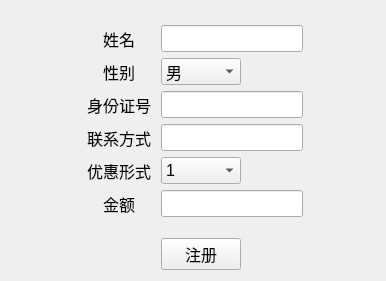
<?xml version="1.0" encoding="UTF-8"?>
<ui version="4.0">
 <class>VipRegisterUI</class>
 <widget class="QWidget" name="VipRegisterUI">
  <property name="geometry">
   <rect>
    <x>0</x>
    <y>0</y>
    <width>386</width>
    <height>281</height>
   </rect>
  </property>
  <property name="windowTitle">
   <string>会员注册</string>
  </property>
  <layout class="QGridLayout" name="gridLayout">
   <item row="1" column="1">
    <widget class="QLabel" name="label">
     <property name="font">
      <font>
       <pointsize>12</pointsize>
      </font>
     </property>
     <property name="text">
      <string>姓名</string>
     </property>
     <property name="alignment">
      <set>Qt::AlignCenter</set>
     </property>
    </widget>
   </item>
   <item row="1" column="2" colspan="2">
    <widget class="QLineEdit" name="lineEditName">
     <property name="font">
      <font>
       <pointsize>12</pointsize>
      </font>
     </property>
    </widget>
   </item>
   <item row="2" column="1">
    <widget class="QLabel" name="label_2">
     <property name="font">
      <font>
       <pointsize>12</pointsize>
      </font>
     </property>
     <property name="text">
      <string>性别</string>
     </property>
     <property name="alignment">
      <set>Qt::AlignCenter</set>
     </property>
    </widget>
   </item>
   <item row="2" column="2">
    <widget class="QComboBox" name="comboBoxSex">
     <property name="font">
      <font>
       <pointsize>12</pointsize>
      </font>
     </property>
     <property name="layoutDirection">
      <enum>Qt::LeftToRight</enum>
     </property>
     <item>
      <property name="text">
       <string>男</string>
      </property>
     </item>
     <item>
      <property name="text">
       <string>女</string>
      </property>
     </item>
    </widget>
   </item>
   <item row="3" column="1">
    <widget class="QLabel" name="label_3">
     <property name="font">
      <font>
       <pointsize>12</pointsize>
      </font>
     </property>
     <property name="text">
      <string>身份证号</string>
     </property>
     <property name="alignment">
      <set>Qt::AlignCenter</set>
     </property>
    </widget>
   </item>
   <item row="3" column="2" colspan="2">
    <widget class="QLineEdit" name="lineEditCardId">
     <property name="font">
      <font>
       <pointsize>12</pointsize>
      </font>
     </property>
    </widget>
   </item>
   <item row="4" column="1">
    <widget class="QLabel" name="label_4">
     <property name="font">
      <font>
       <pointsize>12</pointsize>
      </font>
     </property>
     <property name="text">
      <string>联系方式</string>
     </property>
     <property name="alignment">
      <set>Qt::AlignCenter</set>
     </property>
    </widget>
   </item>
   <item row="4" column="2" colspan="2">
    <widget class="QLineEdit" name="lineEditPhone">
     <property name="font">
      <font>
       <pointsize>12</pointsize>
      </font>
     </property>
    </widget>
   </item>
   <item row="5" column="1">
    <widget class="QLabel" name="label_5">
     <property name="font">
      <font>
       <pointsize>12</pointsize>
      </font>
     </property>
     <property name="text">
      <string>优惠形式</string>
     </property>
     <property name="alignment">
      <set>Qt::AlignCenter</set>
     </property>
    </widget>
   </item>
   <item row="5" column="2">
    <widget class="QComboBox" name="comboBoxType">
     <property name="font">
      <font>
       <pointsize>12</pointsize>
      </font>
     </property>
     <property name="layoutDirection">
      <enum>Qt::LeftToRight</enum>
     </property>
     <item>
      <property name="text">
       <string>1</string>
      </property>
     </item>
     <item>
      <property name="text">
       <string>2</string>
      </property>
     </item>
    </widget>
   </item>
   <item row="6" column="1">
    <widget class="QLabel" name="label_6">
     <property name="font">
      <font>
       <pointsize>12</pointsize>
      </font>
     </property>
     <property name="text">
      <string>金额</string>
     </property>
     <property name="alignment">
      <set>Qt::AlignCenter</set>
     </property>
    </widget>
   </item>
   <item row="6" column="2" colspan="2">
    <widget class="QLineEdit" name="lineEditBalance">
     <property name="font">
      <font>
       <pointsize>12</pointsize>
      </font>
     </property>
    </widget>
   </item>
   <item row="8" column="1">
    <spacer name="horizontalSpacer">
     <property name="orientation">
      <enum>Qt::Horizontal</enum>
     </property>
     <property name="sizeHint" stdset="0">
      <size>
       <width>40</width>
       <height>20</height>
      </size>
     </property>
    </spacer>
   </item>
   <item row="8" column="2">
    <widget class="QPushButton" name="pushButtonRegister">
     <property name="font">
      <font>
       <pointsize>12</pointsize>
      </font>
     </property>
     <property name="text">
      <string>注册</string>
     </property>
    </widget>
   </item>
   <item row="1" column="4">
    <spacer name="horizontalSpacer_2">
     <property name="orientation">
      <enum>Qt::Horizontal</enum>
     </property>
     <property name="sizeHint" stdset="0">
      <size>
       <width>40</width>
       <height>20</height>
      </size>
     </property>
    </spacer>
   </item>
   <item row="2" column="4">
    <spacer name="horizontalSpacer_3">
     <property name="orientation">
      <enum>Qt::Horizontal</enum>
     </property>
     <property name="sizeHint" stdset="0">
      <size>
       <width>40</width>
       <height>20</height>
      </size>
     </property>
    </spacer>
   </item>
   <item row="3" column="4">
    <spacer name="horizontalSpacer_4">
     <property name="orientation">
      <enum>Qt::Horizontal</enum>
     </property>
     <property name="sizeHint" stdset="0">
      <size>
       <width>40</width>
       <height>20</height>
      </size>
     </property>
    </spacer>
   </item>
   <item row="4" column="4">
    <spacer name="horizontalSpacer_5">
     <property name="orientation">
      <enum>Qt::Horizontal</enum>
     </property>
     <property name="sizeHint" stdset="0">
      <size>
       <width>40</width>
       <height>20</height>
      </size>
     </property>
    </spacer>
   </item>
   <item row="5" column="4">
    <spacer name="horizontalSpacer_6">
     <property name="orientation">
      <enum>Qt::Horizontal</enum>
     </property>
     <property name="sizeHint" stdset="0">
      <size>
       <width>40</width>
       <height>20</height>
      </size>
     </property>
    </spacer>
   </item>
   <item row="6" column="4">
    <spacer name="horizontalSpacer_7">
     <property name="orientation">
      <enum>Qt::Horizontal</enum>
     </property>
     <property name="sizeHint" stdset="0">
      <size>
       <width>40</width>
       <height>20</height>
      </size>
     </property>
    </spacer>
   </item>
   <item row="8" column="4">
    <spacer name="horizontalSpacer_8">
     <property name="orientation">
      <enum>Qt::Horizontal</enum>
     </property>
     <property name="sizeHint" stdset="0">
      <size>
       <width>40</width>
       <height>20</height>
      </size>
     </property>
    </spacer>
   </item>
   <item row="1" column="0">
    <spacer name="horizontalSpacer_9">
     <property name="orientation">
      <enum>Qt::Horizontal</enum>
     </property>
     <property name="sizeHint" stdset="0">
      <size>
       <width>40</width>
       <height>20</height>
      </size>
     </property>
    </spacer>
   </item>
   <item row="3" column="0">
    <spacer name="horizontalSpacer_10">
     <property name="orientation">
      <enum>Qt::Horizontal</enum>
     </property>
     <property name="sizeHint" stdset="0">
      <size>
       <width>40</width>
       <height>20</height>
      </size>
     </property>
    </spacer>
   </item>
   <item row="2" column="0">
    <spacer name="horizontalSpacer_11">
     <property name="orientation">
      <enum>Qt::Horizontal</enum>
     </property>
     <property name="sizeHint" stdset="0">
      <size>
       <width>40</width>
       <height>20</height>
      </size>
     </property>
    </spacer>
   </item>
   <item row="4" column="0">
    <spacer name="horizontalSpacer_12">
     <property name="orientation">
      <enum>Qt::Horizontal</enum>
     </property>
     <property name="sizeHint" stdset="0">
      <size>
       <width>40</width>
       <height>20</height>
      </size>
     </property>
    </spacer>
   </item>
   <item row="5" column="0">
    <spacer name="horizontalSpacer_13">
     <property name="orientation">
      <enum>Qt::Horizontal</enum>
     </property>
     <property name="sizeHint" stdset="0">
      <size>
       <width>40</width>
       <height>20</height>
      </size>
     </property>
    </spacer>
   </item>
   <item row="6" column="0">
    <spacer name="horizontalSpacer_14">
     <property name="orientation">
      <enum>Qt::Horizontal</enum>
     </property>
     <property name="sizeHint" stdset="0">
      <size>
       <width>40</width>
       <height>20</height>
      </size>
     </property>
    </spacer>
   </item>
   <item row="7" column="2">
    <spacer name="verticalSpacer">
     <property name="orientation">
      <enum>Qt::Vertical</enum>
     </property>
     <property name="sizeHint" stdset="0">
      <size>
       <width>20</width>
       <height>40</height>
      </size>
     </property>
    </spacer>
   </item>
   <item row="0" column="2">
    <spacer name="verticalSpacer_2">
     <property name="orientation">
      <enum>Qt::Vertical</enum>
     </property>
     <property name="sizeHint" stdset="0">
      <size>
       <width>20</width>
       <height>40</height>
      </size>
     </property>
    </spacer>
   </item>
  </layout>
 </widget>
 <resources/>
 <connections/>
</ui>
